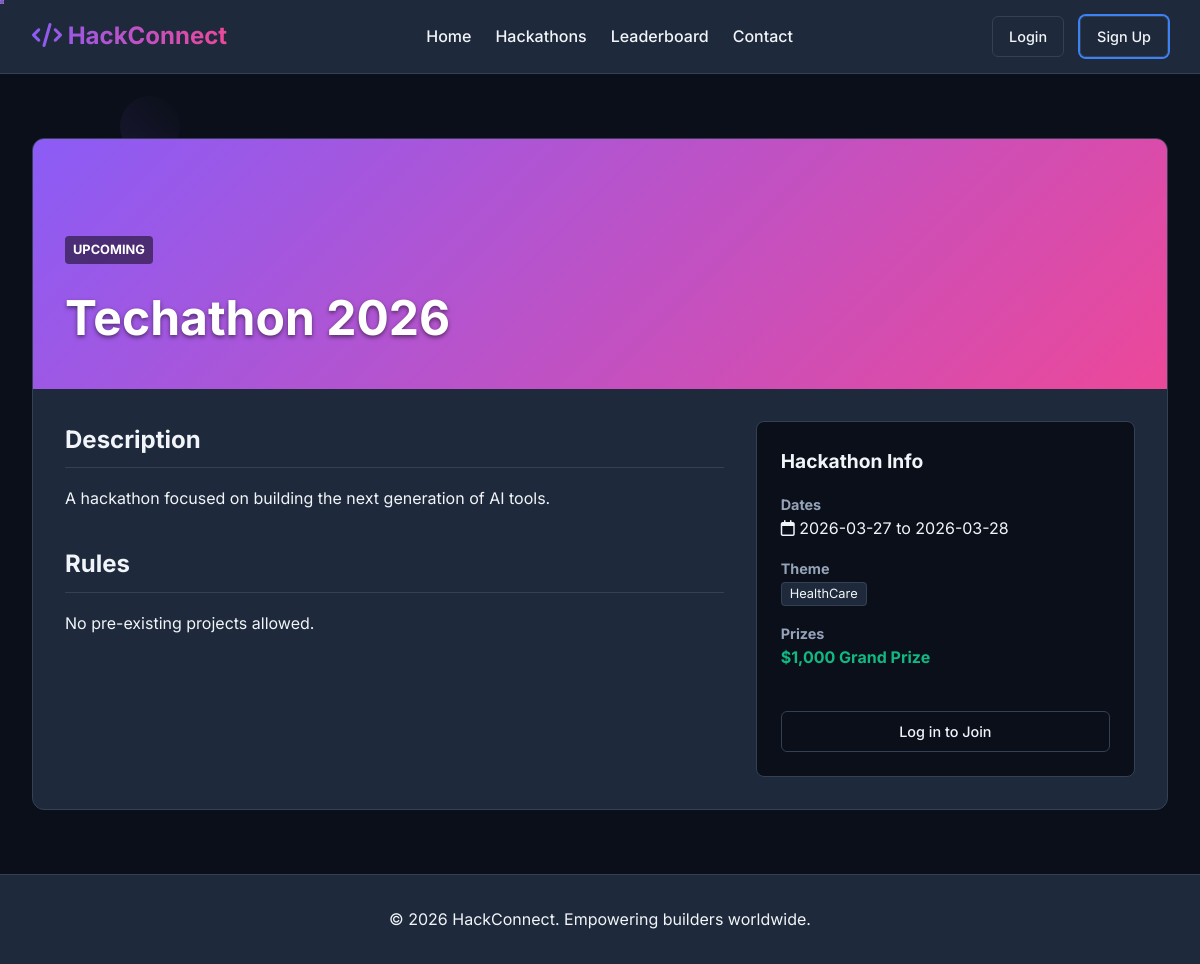
/hackathon/5, run on the app's committed database.
### tables this page shows
CREATE TABLE hackathons (
    id INTEGER PRIMARY KEY AUTOINCREMENT,
    title TEXT NOT NULL,
    description TEXT NOT NULL,
    start_date TEXT NOT NULL,
    end_date TEXT NOT NULL,
    theme TEXT,
    rules TEXT,
    prize_info TEXT,
    status TEXT DEFAULT 'upcoming', -- 'upcoming', 'active', 'completed'
    organizer_id INTEGER NOT NULL, prizes TEXT,
    FOREIGN KEY(organizer_id) REFERENCES users(id)
);

### app.py (the view)
@app.route('/hackathon/<int:id>')
def hackathon_detail(id):
    conn = get_db_connection()
    hackathon = conn.execute('SELECT * FROM hackathons WHERE id = ?', (id,)).fetchone()
    conn.close()
    if hackathon is None:
        flash('Hackathon not found.', 'error')
        return redirect(url_for('hackathons_list'))
    return render_template('hackathon_detail.html', hackathon=hackathon)

### app.py (called while the page is built, shortened)
def get_db_connection():
    conn = sqlite3.connect('database.db')
    conn.row_factory = sqlite3.Row
    return conn

@app.before_request
def load_logged_in_user():
    user_id = session.get('user_id')
    if user_id is None:
        g.user = None

### templates/hackathon_detail.html
{% extends "layout.html" %}
{% block content %}
<div style="margin-top: 2rem;">
    <div style="background: var(--card-bg); border: 1px solid var(--border-color); border-radius: 12px; overflow: hidden; margin-bottom: 2rem;">
        <div style="height: 250px; background: linear-gradient(135deg, var(--gradient-start), var(--gradient-end)); display: flex; align-items: flex-end; padding: 2rem;">
            <div>
                <span style="background: rgba(0,0,0,0.5); color: white; padding: 0.25rem 0.5rem; border-radius: 4px; font-size: 0.8rem; font-weight: bold; text-transform: uppercase; margin-bottom: 1rem; display: inline-block;">{{ hackathon.status }}</span>
                <h1 style="font-size: 3rem; color: white; text-shadow: 0 2px 4px rgba(0,0,0,0.5);">{{ hackathon.title }}</h1>
            </div>
        </div>
        <div style="padding: 2rem; display: flex; gap: 2rem; flex-wrap: wrap;">
            <div style="flex: 2; min-width: 300px;">
                <h2 style="font-size: 1.5rem; margin-bottom: 1rem; border-bottom: 1px solid var(--border-color); padding-bottom: 0.5rem;">Description</h2>
                <p style="margin-bottom: 2rem; line-height: 1.8;">{{ hackathon.description }}</p>
                <h2 style="font-size: 1.5rem; margin-bottom: 1rem; border-bottom: 1px solid var(--border-color); padding-bottom: 0.5rem;">Rules</h2>
                <p style="margin-bottom: 2rem; line-height: 1.8;">{{ hackathon.rules }}</p>
            </div>
            <div style="flex: 1; min-width: 250px; background: var(--bg-color); border: 1px solid var(--border-color); border-radius: 8px; padding: 1.5rem; height: fit-content;">
                <h3 style="margin-bottom: 1rem; font-size: 1.2rem;">Hackathon Info</h3>
                <ul style="list-style: none; padding: 0;">
                    <li style="margin-bottom: 1rem;"><strong style="display: block; color: var(--text-muted); font-size: 0.9rem;">Dates</strong> <i class="fa-regular fa-calendar"></i> {{ hackathon.start_date }} to {{ hackathon.end_date }}</li>
                    <li style="margin-bottom: 1rem;"><strong style="display: block; color: var(--text-muted); font-size: 0.9rem;">Theme</strong> <span style="background: var(--card-bg); border: 1px solid var(--border-color); padding: 0.2rem 0.5rem; border-radius: 4px; font-size: 0.8rem;">{{ hackathon.theme }}</span></li>
                    <li style="margin-bottom: 1.5rem;"><strong style="display: block; color: var(--text-muted); font-size: 0.9rem;">Prizes</strong> <span style="color: var(--secondary-color); font-weight: bold;">{{ hackathon.prize_info }}</span></li>
                </ul>
                {% if g.user %}
                    <form action="{{ url_for('create_team', id=hackathon.id) }}" method="post" style="margin-top: 1rem;">
                        <div class="form-group" style="margin-bottom: 0.5rem;">
                            <input type="text" name="team_name" class="form-control" placeholder="Enter Team Name" required>
                        </div>
                        <button type="submit" class="btn btn-secondary" style="width: 100%; padding: 0.5rem 1rem; font-size: 0.9rem;"><i class="fa-solid fa-users" style="margin-right:0.5rem"></i> Create Team</button>
                    </form>
                {% else %}
                    <a href="{{ url_for('login') }}" class="btn btn-secondary" style="width: 100%; margin-top: 1rem; display: inline-block; padding: 0.5rem 1rem; font-size: 0.9rem;">Log in to Join</a>
                {% endif %}
            </div>
        </div>
    </div>
</div>
{% endblock %}

### static/css/style.css (style rules this page uses)
:root { --bg-color: #0b0f19; --text-color: #f1f5f9; --text-muted: #94a3b8; --primary-color: #3b82f6; --secondary-color: #10b981; --card-bg: #1e293b; --border-color: #334155; --hover-bg: #2dd4bf; --gradient-start: #8b5cf6; --gradient-end: #ec4899; --input-bg: #0f172a; }
* { box-sizing: border-box; margin: 0; padding: 0; }
body { font-family: 'Inter', -apple-system, BlinkMacSystemFont, "Segoe UI", Helvetica, Arial, sans-serif; background-color: var(--bg-color); color: var(--text-color); line-height: 1.6; min-height: 100vh; display: flex; flex-direction: column; }
.btn { display: inline-block; padding: 0.75rem 1.5rem; border-radius: 6px; font-size: 1rem; font-weight: 600; cursor: pointer; text-align: center; text-decoration: none; transition: all 0.3s ease; border: none; }
.btn-secondary { background: transparent; color: var(--text-color); border: 1px solid var(--border-color); padding: 0.5rem 1rem; border-radius: 6px; font-size: 0.9rem; font-weight: 500; cursor: pointer; text-align: center; text-decoration: none; transition: all 0.3s ease; display: inline-flex; align-items: center; gap: 0.5rem; }
body { cursor: none; }

### data on the page
hackathons: status "UPCOMING", title "Techathon 2026", description "A hackathon focused on building the next generation of AI tools.", rules "No pre-existing projects allowed.", start_date "2026-03-27", end_date "2026-03-28", theme "HealthCare", prize_info "$1,000 Grand Prize"
